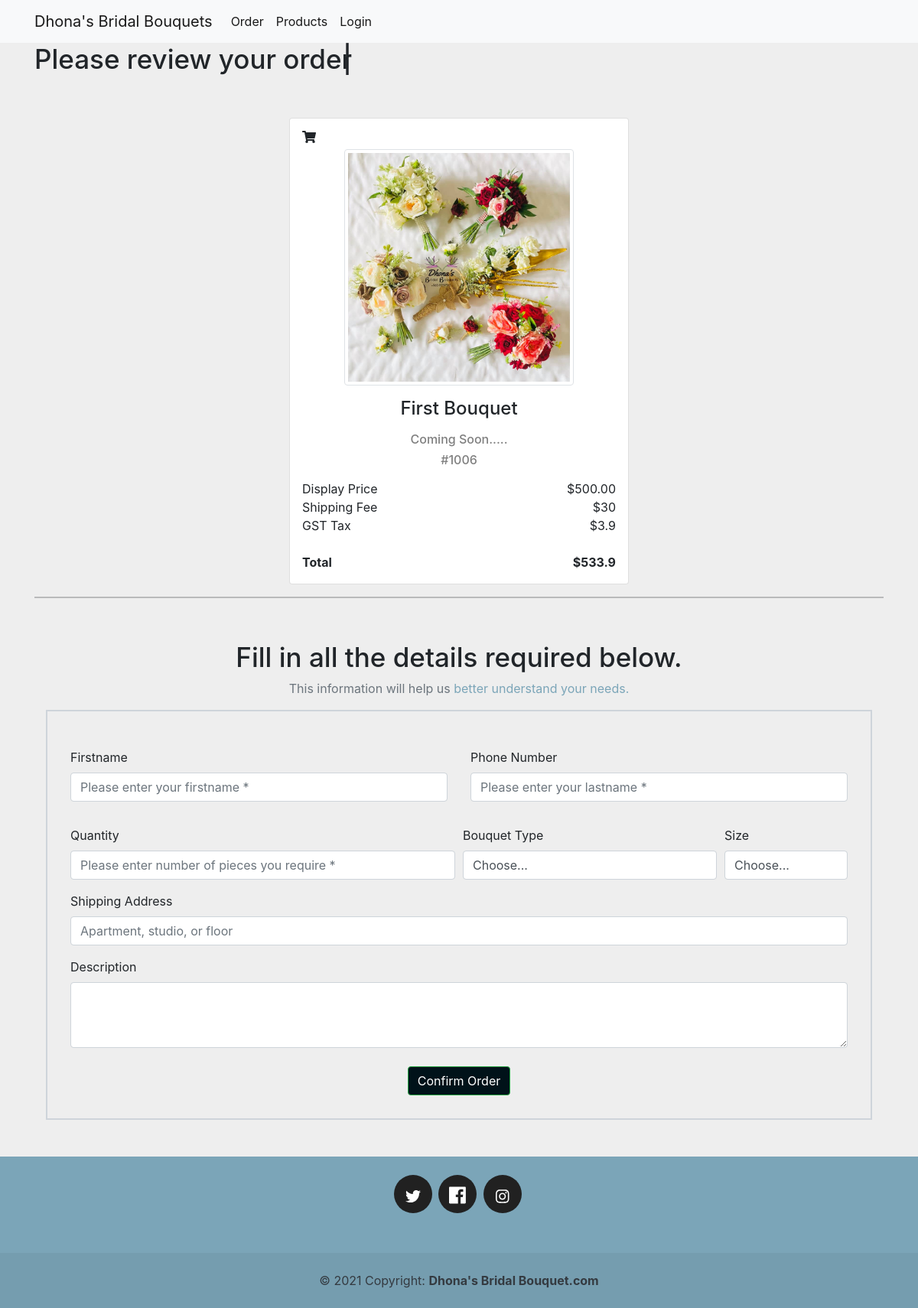
The page /slected_item/1 on the database its author committed.
### flower/models.py (models this page shows, shortened)
class Product(models.Model):
    product_id = models.IntegerField(max_length=4, null=True, blank=True)
    title = models.CharField(max_length=220)
    image = models.ImageField(upload_to='static/img', null=True, blank=True)
    content = models.TextField(null=True, blank=True)
    price = models.DecimalField(max_digits=10, decimal_places=2, default=0.00)

### flower/views.py (the view, shortened to what this page needs)
# urls.py: path('slected_item/<int:product_pk>', views.slected_item, name='slected_item'),
def slected_item(request, product_pk):
    selected_product = Product.objects.get(pk=product_pk)
    form = FlowerOrderForm()
    return render(request, 'flower/slected_item.html', {'OrderForm': form,
                                                        'selected_product': selected_product})

### flower/forms.py
class FlowerOrderForm(forms.ModelForm):
    class Meta:
        model = Order
        fields = ['name', 'phone_no', 'description', 'size', 'quantity', 'bouquet_type', 'shipping_address',]
        labels = {'name': 'First Name', 'phone_no': 'Contact phone number', 'description': 'Feel free to give us a short description:', 'quantity': 'Quantity', 'bouquet_type': 'Bouquet Type'}
        widgets = {'description': forms.Textarea}

### templates/flower/slected_item.html (shortened to what this page needs)
{% extends 'flower/base.html' %}
{% load crispy_forms_tags %}
{% block css %}
    <link rel="stylesheet" href="https://stackpath.bootstrapcdn.com/bootstrap/4.4.1/css/bootstrap.min.css">
    <link rel="stylesheet" href="https://cdnjs.cloudflare.com/ajax/libs/font-awesome/4.7.0/css/font-awesome.min.css">
{% endblock css %}
{% block body %}
    {% load widget_tweaks %}
    <div class="container mb-5">
       <h1><span class="text-1">Please review your order</span></h1>
        <div class="d-flex justify-content-center container mt-5">
            <div class="card p-3 bg-white"><i class="fas fa-shopping-cart"></i>
                <div class="about-product text-center mt-2"><img class="img-fluid img-thumbnail"
                                                                 src='{{ selected_product.image.url }}' width="300">
                    <div>
                        <h4 class="mt-3">{{ selected_product.title }}</h4>
                        <h6 class="mt-3 text-black-50">{{ selected_product.content }}</h6>
                        <h6 class="mt-2 text-muted text-black-50">#{{ selected_product.product_id }}</h6>
                    </div>
                </div>
                <div class="stats mt-2">
                    <div class="d-flex justify-content-between p-price">
                        <span>Display Price</span><span>${{ selected_product.price }}</span>
                    </div>
                    <div class="d-flex justify-content-between p-price"><span>Shipping Fee</span><span>$30</span></div>
                    <div class="d-flex justify-content-between p-price"><span>GST Tax</span><span>$3.9</span>
                    </div>
                </div>
                <div class="d-flex justify-content-between total font-weight-bold mt-4">
                    <span>Total</span><span>$533.9</span>
                </div>
            </div>
        </div>
        <hr>
        <div class="content-center container mt-5">
            <div class="form-group">
                <div class="d-flex justify-content-center container">
                    <div class="about-product text-center mt-2">
                        <h1>Fill in all the details required below.</h1>
                        <p class="text-muted">This information will help us<span class="" style="color:#7ba5b8;"> better understand your needs.</span></p>
                    </div>
                </div>
                <form action="{% url 'product_page' %}" method="post" class="uniForm">
                    <div class="form-group {% if field.errors %}alert alert-danger{% endif %}">
                        <div class="form-group mt-5">
                            <div class="row">
                                <div class="col-md-6">
                                    <div class="form-group">
                                        <label for="id_name">Firstname</label>
                                        <input id="id_name" type="text" name="name" class="form-control"
                                               placeholder="Please enter your firstname *" required="required">
                                    </div>
                                </div>
                                <div class="col-md-6">
                                    <div class="form-group">
                                        <label for="id_phone_no">Phone Number</label>
                                        <input id="id_phone_no" class="form-control"
                                               placeholder="Please enter your lastname *" required="required">
                                    </div>
                                </div>
                            </div>
                        </div>
                        <div class="form-row">
                            <div class="form-group col-md-6">
                                <label for="id_quantity">Quantity </label>
                                <input id="id_quantity" type="number" name="quantity" class="form-control"
                                       placeholder="Please enter number of pieces you require *"
                                       required="required">
                            </div>
                            <div class="form-group col-md-4">
                                <label for="id_bouquet_type">Bouquet Type </label>
                                <select class="form-control" name="bouquet_type" required id="id_bouquet_type">
                                    <option value="" selected>Choose...</option>
                                </select>
                            </div>
                            <div class="form-group col-md-2">
                                <label for="id_size">Size </label>
                                <select id="id_size" class="form-control">
                                    <option selected>Choose...</option>
                                </select>
                            </div>
                        </div>
                        <div class="form-group">
                            <label for="id_shipping_address">Shipping Address </label>
                            <input class="form-control" name="shipping_address" id="id_shipping_address"
                                   placeholder="Apartment, studio, or floor">
                        </div>
                        <div class="form-group">
                            <label for="id_description">Description</label>
                            <textarea class="form-control" id="id_description"
                                      rows="3"></textarea>
                        </div>
                    </div>
                    <div class="d-flex justify-content-center container">
                        <div class="about-product text-center mt-2">
                            <input class="btn btn-success" type="submit" value="Confirm Order">
                        </div>
                    </div>
                </form>
            </div>
        </div>
    </div>
{% endblock %}

### templates/flower/slected_item.html (style rules this page uses)
.card { width: 444px }
body { background: #eee }
.btn-success { background-color: #001219; }
form { border: #ced4da solid 2px; padding-left: 30px; padding-right: 30px; padding-bottom: 30px; }
h1 { font-size: 35px; }
.text-1 { animation: text1; }
.text-1, .text-2 { overflow: hidden; white-space: nowrap; display: inline-block; position: relative; animation-duration: 10s; animation-timing-function: steps(25, end); animation-iteration-count: infinite; }
.text-1::after, .text-2::after { content: "|"; position: absolute; right: 0; animation: caret infinite; animation-duration: 1s; animation-timing-function: steps(1, end); }

### rows shown on the page
Product: image (picture), title "First Bouquet", content "Coming Soon.....", product_id "1006", price "500.00"
